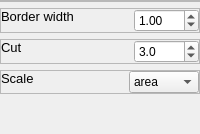
                        <widget class="QFrame" name="pg_2_violinplot_plot_settings_1_right">
                         <layout class="QVBoxLayout" name="pg2Layout_verticalLayout_17">
                          <property name="leftMargin">
                           <number>0</number>
                          </property>
                          <property name="topMargin">
                           <number>0</number>
                          </property>
                          <property name="rightMargin">
                           <number>0</number>
                          </property>
                          <property name="bottomMargin">
                           <number>0</number>
                          </property>
                          <item>
                           <widget class="QFrame" name="pg2_graph_index_frame_violinplot">
                            <property name="frameShape">
                             <enum>QFrame::StyledPanel</enum>
                            </property>
                            <property name="frameShadow">
                             <enum>QFrame::Raised</enum>
                            </property>
                            <layout class="QHBoxLayout" name="horizontalLayout_62">
                             <property name="leftMargin">
                              <number>0</number>
                             </property>
                             <property name="topMargin">
                              <number>0</number>
                             </property>
                             <property name="rightMargin">
                              <number>0</number>
                             </property>
                             <property name="bottomMargin">
                              <number>0</number>
                             </property>
                            </layout>
                           </widget>
                          </item>
                          <item>
                           <widget class="QFrame" name="pg2_graph_border_width_frame_violinplot_2">
                            <property name="frameShape">
                             <enum>QFrame::StyledPanel</enum>
                            </property>
                            <property name="frameShadow">
                             <enum>QFrame::Raised</enum>
                            </property>
                            <layout class="QHBoxLayout" name="horizontalLayout_64">
                             <property name="spacing">
                              <number>0</number>
                             </property>
                             <property name="leftMargin">
                              <number>0</number>
                             </property>
                             <property name="topMargin">
                              <number>0</number>
                             </property>
                             <property name="rightMargin">
                              <number>0</number>
                             </property>
                             <property name="bottomMargin">
                              <number>0</number>
                             </property>
                             <item>
                              <widget class="QLabel" name="pg2_graph_border_width_label_violinplot_2">
                               <property name="minimumSize">
                                <size>
                                 <width>0</width>
                                 <height>0</height>
                                </size>
                               </property>
                               <property name="maximumSize">
                                <size>
                                 <width>16777215</width>
                                 <height>16777215</height>
                                </size>
                               </property>
                               <property name="font">
                                <font>
                                 <pointsize>10</pointsize>
                                </font>
                               </property>
                               <property name="text">
                                <string>Border width</string>
                               </property>
                               <property name="alignment">
                                <set>Qt::AlignLeading|Qt::AlignLeft|Qt::AlignTop</set>
                               </property>
                              </widget>
                             </item>
                             <item>
                              <widget class="QDoubleSpinBox" name="pg2_graph_border_width_spinBox_violinplot">
                               <property name="minimumSize">
                                <size>
                                 <width>65</width>
                                 <height>0</height>
                                </size>
                               </property>
                               <property name="maximumSize">
                                <size>
                                 <width>65</width>
                                 <height>16777215</height>
                                </size>
                               </property>
                               <property name="maximum">
                                <double>30.000000000000000</double>
                               </property>
                               <property name="singleStep">
                                <double>0.500000000000000</double>
                               </property>
                               <property name="value">
                                <double>1.000000000000000</double>
                               </property>
                              </widget>
                             </item>
                            </layout>
                           </widget>
                          </item>
                          <item>
                           <widget class="QFrame" name="pg2_graph_cut_frame_violinplot">
                            <property name="frameShape">
                             <enum>QFrame::StyledPanel</enum>
                            </property>
                            <property name="frameShadow">
                             <enum>QFrame::Raised</enum>
                            </property>
                            <layout class="QHBoxLayout" name="horizontalLayout_65">
                             <property name="spacing">
                              <number>0</number>
                             </property>
                             <property name="leftMargin">
                              <number>0</number>
                             </property>
                             <property name="topMargin">
                              <number>0</number>
                             </property>
                             <property name="rightMargin">
                              <number>0</number>
                             </property>
                             <property name="bottomMargin">
                              <number>0</number>
                             </property>
                             <item>
                              <widget class="QLabel" name="pg2_graph_cut_label_violinplot">
                               <property name="minimumSize">
                                <size>
                                 <width>0</width>
                                 <height>0</height>
                                </size>
                               </property>
                               <property name="maximumSize">
                                <size>
                                 <width>16777215</width>
                                 <height>16777215</height>
                                </size>
                               </property>
                               <property name="font">
                                <font>
                                 <pointsize>10</pointsize>
                                </font>
                               </property>
                               <property name="text">
                                <string>Cut</string>
                               </property>
                               <property name="alignment">
                                <set>Qt::AlignLeading|Qt::AlignLeft|Qt::AlignTop</set>
                               </property>
                              </widget>
                             </item>
                             <item>
                              <widget class="QDoubleSpinBox" name="pg2_graph_cut_spinBox_vil">
                               <property name="minimumSize">
                                <size>
                                 <width>65</width>
                                 <height>0</height>
                                </size>
                               </property>
                               <property name="maximumSize">
                                <size>
                                 <width>65</width>
                                 <height>16777215</height>
                                </size>
                               </property>
                               <property name="decimals">
                                <number>1</number>
                               </property>
                               <property name="singleStep">
                                <double>0.100000000000000</double>
                               </property>
                               <property name="value">
                                <double>3.000000000000000</double>
                               </property>
                              </widget>
                             </item>
                            </layout>
                           </widget>
                          </item>
                          <item>
                           <widget class="QFrame" name="pg2_graph_scale_frame_violinplot">
                            <property name="frameShape">
                             <enum>QFrame::StyledPanel</enum>
                            </property>
                            <property name="frameShadow">
                             <enum>QFrame::Raised</enum>
                            </property>
                            <layout class="QHBoxLayout" name="horizontalLayout_66">
                             <property name="spacing">
                              <number>0</number>
                             </property>
                             <property name="leftMargin">
                              <number>0</number>
                             </property>
                             <property name="topMargin">
                              <number>0</number>
                             </property>
                             <property name="rightMargin">
                              <number>0</number>
                             </property>
                             <property name="bottomMargin">
                              <number>0</number>
                             </property>
                             <item>
                              <widget class="QLabel" name="pg2_graph_scale_label_violinplot">
                               <property name="minimumSize">
                                <size>
                                 <width>0</width>
                                 <height>0</height>
                                </size>
                               </property>
                               <property name="maximumSize">
                                <size>
                                 <width>16777215</width>
                                 <height>16777215</height>
                                </size>
                               </property>
                               <property name="font">
                                <font>
                                 <pointsize>10</pointsize>
                                </font>
                               </property>
                               <property name="text">
                                <string>Scale</string>
                               </property>
                               <property name="alignment">
                                <set>Qt::AlignLeading|Qt::AlignLeft|Qt::AlignTop</set>
                               </property>
                              </widget>
                             </item>
                             <item>
                              <widget class="QComboBox" name="pg2_graph_scale_comboBox_violinplot">
                               <property name="minimumSize">
                                <size>
                                 <width>70</width>
                                 <height>0</height>
                                </size>
                               </property>
                               <property name="maximumSize">
                                <size>
                                 <width>70</width>
                                 <height>16777215</height>
                                </size>
                               </property>
                               <property name="currentText">
                                <string>area</string>
                               </property>
                               <item>
                                <property name="text">
                                 <string>area</string>
                                </property>
                               </item>
                               <item>
                                <property name="text">
                                 <string>count</string>
                                </property>
                               </item>
                               <item>
                                <property name="text">
                                 <string>width</string>
                                </property>
                               </item>
                              </widget>
                             </item>
                            </layout>
                           </widget>
                          </item>
                          <item>
                           <spacer name="pg2_violin_vertical_spacer">
                            <property name="orientation">
                             <enum>Qt::Vertical</enum>
                            </property>
                            <property name="sizeHint" stdset="0">
                             <size>
                              <width>20</width>
                              <height>40</height>
                             </size>
                            </property>
                           </spacer>
                          </item>
                         </layout>
                        </widget>
